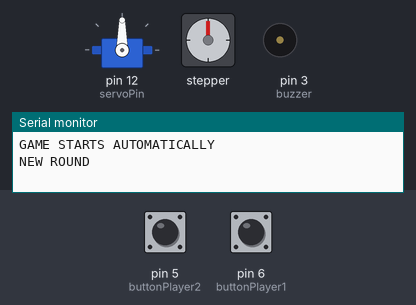
The sketch below on a simulated Arduino Uno, built with avr-gcc and run on an emulated ATmega328P. Shown: servo, stepper motor, buzzer (waves = sounding), the last lines printed to the serial monitor. The inputs (shaded band) are chosen by the test bench; at power-on: pin 5 (buttonPlayer2) HIGH, pin 6 (buttonPlayer1) HIGH. Random numbers use the default seed unless the sketch sets one; stepper angles assume 2048 steps per turn.

Above: at 1.2 s.
1.3 s: pin 5 (buttonPlayer2) pulled LOW for 0.15 s
At 2.0 s:
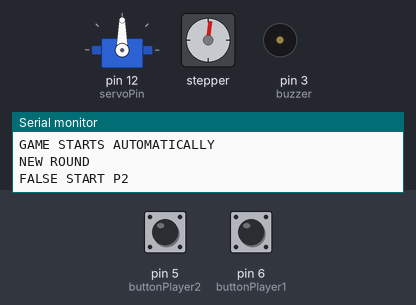
4.4 s: pin 6 (buttonPlayer1) pulled LOW for 3.2 s
At 23.72 s:
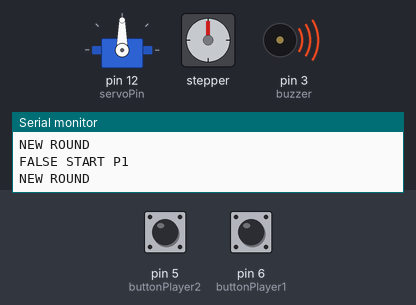
Timing chart, 0 to 25.1 s (numbered marks = the images above; inputs shaded):
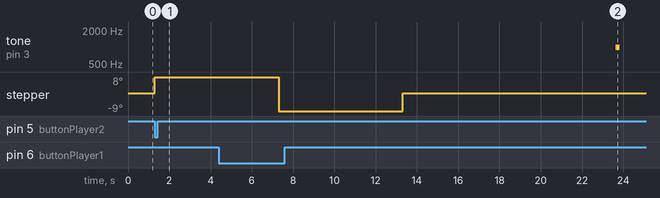

The sketch:

lab6.ino
```cpp
#include "Servo.h"
#include <Stepper.h>

const int stepsPerRevolution = 2048;

Stepper myStepper(stepsPerRevolution, 11, 9, 10, 8);// define which pins are used
Servo myservo;

int servoPin = 12;
int buzzer = 3;
int buttonPlayer1 = 6;
int buttonPlayer2 = 5;

// Game variables
int score1 = 0; // firstly both scores are 0
int score2 = 0;

unsigned long startTime;
unsigned long reactionTime1;
unsigned long reactionTime2;

int stepperPosition = 0;

void setup() {
  Serial.begin(9600);

  myStepper.setSpeed(1000); //if we increase it motor spins faster ,lose steps,not rotate properly , if we decrease it motor spins slower,more stable and accurate steps

  myservo.attach(servoPin); // this line is connected with 7

  pinMode(buttonPlayer1, INPUT_PULLUP); //by default set to HIGH
  pinMode(buttonPlayer2, INPUT_PULLUP);
  pinMode(buzzer, OUTPUT);

  randomSeed(analogRead(A0)); // random generate between 1 to 20

  myservo.write(90); // neutral

  Serial.println("GAME STARTS AUTOMATICALLY");
}

void loop() {
  resetGame();
  playGame();

  // small pause before restarting game
  delay(5000); //If you increase it: Longer pause before next game. If you decrease, it: Game restarts faster.
}

void playGame() {

  myservo.write(90);

  while (score1 < 3 && score2 < 3) {

    Serial.println("NEW ROUND");

    // added initial position for servo (in the middle)

    int delayTime = random(1000, 20001); // 1–20 sec
    unsigned long waitStart = millis();

    // (false start detection)
    while (millis() - waitStart < delayTime) {

      if (digitalRead(buttonPlayer1) == LOW) {
        Serial.println("FALSE START P1");
        score2++;
        updateStepper(2);
        delay(1000);
        return;
      }

      if (digitalRead(buttonPlayer2) == LOW) {
        Serial.println("FALSE START P2");
        score1++;
        updateStepper(1);
        delay(1000);
        return;
      }
    }

    // BUZZER SIGNAL
    tone(buzzer, 1000);
    delay(200);
    noTone(buzzer);

    startTime = millis();

    bool p1Pressed = false;
    bool p2Pressed = false;

    // REACTION PHASE
    while (!p1Pressed || !p2Pressed) {

      if (!p1Pressed && digitalRead(buttonPlayer1) == LOW) {
        reactionTime1 = millis() - startTime;
        p1Pressed = true;
      }

      if (!p2Pressed && digitalRead(buttonPlayer2) == LOW) {
        reactionTime2 = millis() - startTime;
        p2Pressed = true;
      }
    }

    // DETERMINE WINNER
    if (reactionTime1 < reactionTime2) {
      score1++;
      Serial.print("P1 WIN: ");
      Serial.println(reactionTime1);
      moveServo(1);
      updateStepper(1);
    }
    else {
      score2++;
      Serial.print("P2 WIN: ");
      Serial.println(reactionTime2);
      moveServo(2);
      updateStepper(2);
    }

    delay(1500);
  }

  // FINAL WINNER
  if (score1 == 3) {
    Serial.println("GAME WINNER: P1");
  } else {
    Serial.println("GAME WINNER: P2");
  }

  victorySpin();
}

void moveServo(int player) {
  if (player == 1) {
    myservo.write(0);
  } else {
    myservo.write(180);
  }
}

void updateStepper(int player) {
  if (player == 1) {
    myStepper.step(50);
    stepperPosition += 50;
  } else {
    myStepper.step(-50);
    stepperPosition -= 50;
  }
}

void victorySpin() {
  myStepper.step(stepsPerRevolution);
}

void resetGame() {
  score1 = 0;
  score2 = 0;
  myStepper.step(-stepperPosition);
  stepperPosition = 0;

  myservo.write(90);
}
```
